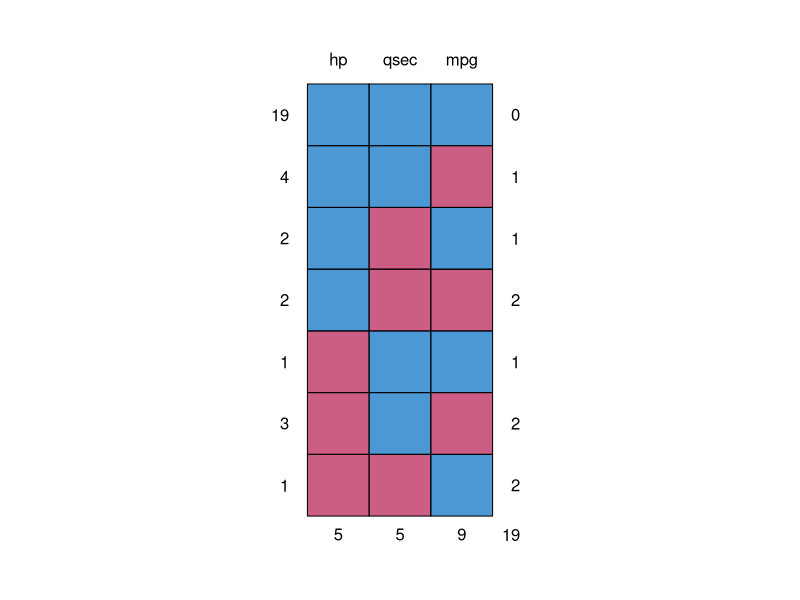
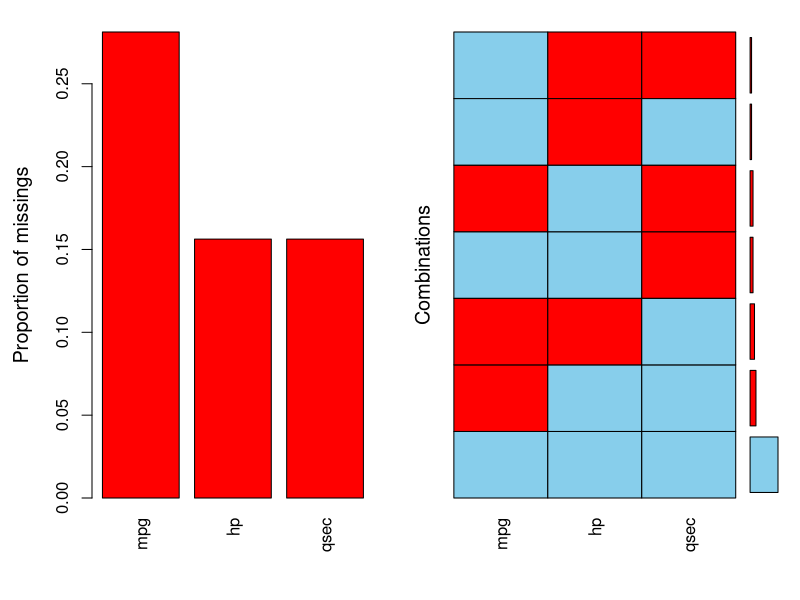
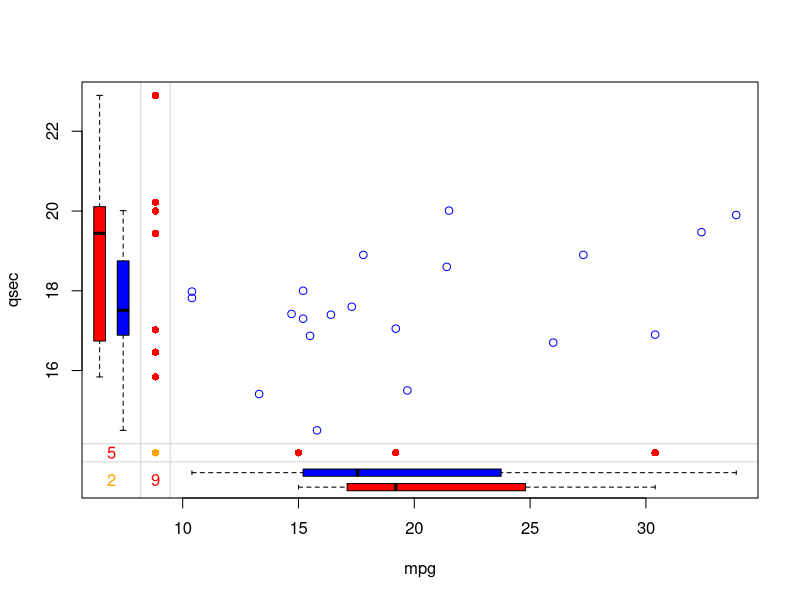
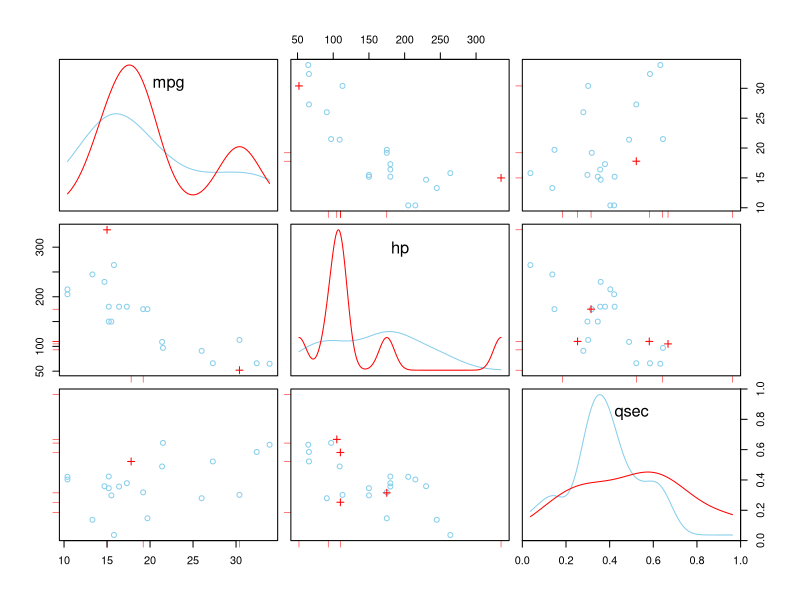
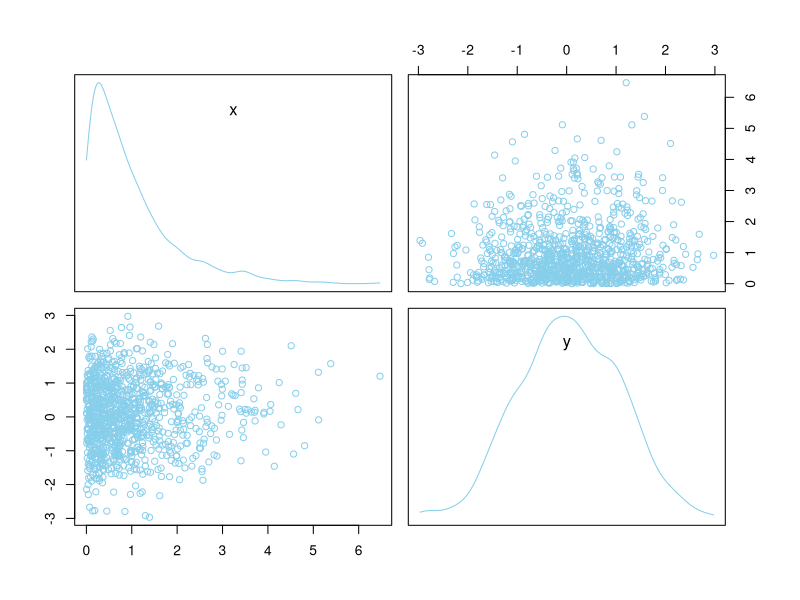
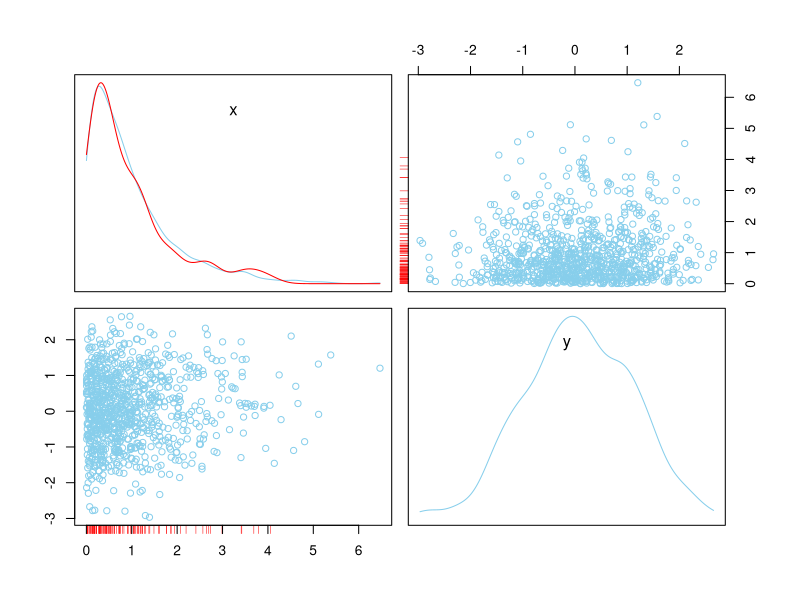
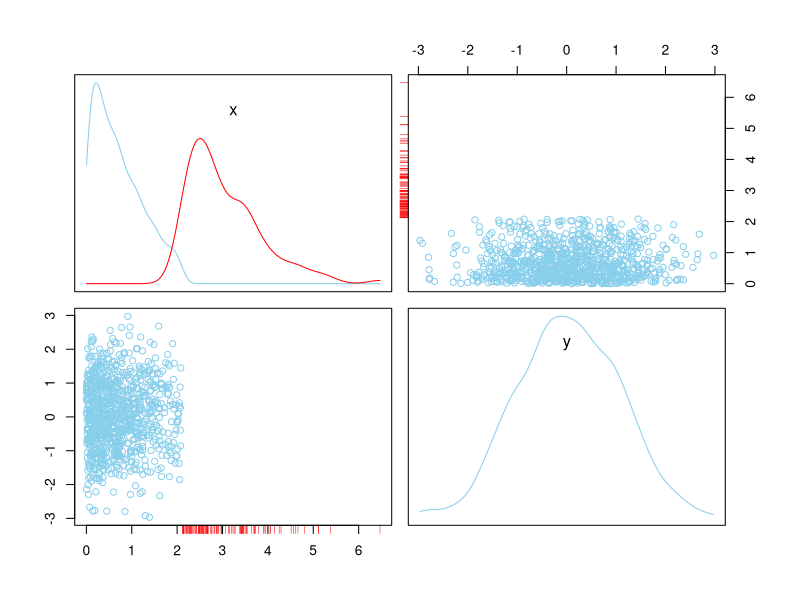
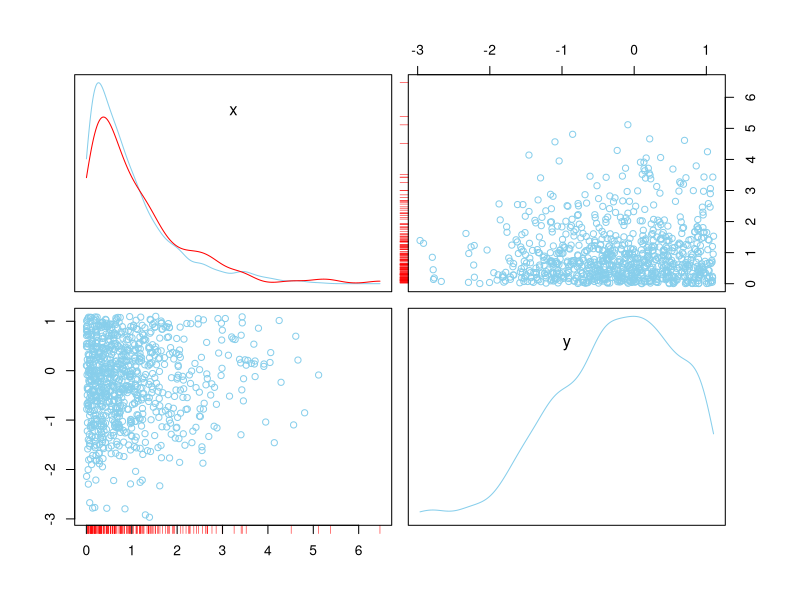

These charts were generated, in order, by the following R code:

# Question: 
# How can I look at the proportion missing for each factor or group level?

# To illustrate, let me create some 'missingness' in the Iris data:

data(iris)

iris[1:15,1] <- NA        #setting column 1 to NA for observations 1 thru 15 
iris[1:35,2] <- NA        #setting column 2 to NA for observations 1 thru 35 
iris[70:85,3] <- NA       #setting column 3 to NA for observations 70 thru 85
iris[110:120,4] <- NA     #setting column 4 to NA for observations 110 thru 120


# One solution is a creative use of the "aggregate" function
# USAGE: 
# df<-aggregate(DATAFRAME, by=list(GROUPING LIST), function(x) USER-DEFINED FUNCTION)

# where DATAFRAME is the data set iris; 
# GROUPING LIST is the set of values we use as factor levels
# and the USER-DEFINED FUNCTION is a function we create to take 
# the average of the is.na() logical vector.

# quick digression:  -- we can perform sums and means on logic vectors, e.g.
mean(is.na(iris$Sepal.Length))  # --  overall missing proportion for Sepal.Length

# so we can do now do the following:
aggregate(iris, by=list(iris$Species), function(x) mean(is.na(x)))



# Question: 
# How can I look patterns of missingness among variables?

# let's look at some packages that deal with Missing Values explicitly
# two packages: mice and VIM

install.packages("mice")   #install and load the MICE
library(mice)              #load the MICE package:  Multivariate Imputation by Chained Equations 


data(mtcars)             #some data to play with

#let's just grab a few of the variables
mtcars<-mtcars[,c("mpg","hp","qsec")]

# set a few variable cases to missing 
mtcars[1:9,"mpg"]<-NA    
mtcars[7:11,"hp"]<-NA
mtcars[c(2,3,10,19,31),"qsec"]<-NA

# can use the mice function "md.pattern" 
# and "md.pairs" to get a quick overview of missingness
 
#check out ?md.pairs and ?md.pattern for details
?md.pairs
?md.pattern

md.pairs(mtcars)
md.pattern(mtcars)       




# Question: 
# What about visualizing missingness?

library(VIM)  #package for "Visualization and Imputation of Missing Values"

# can use VIM's "aggr" function to also get overall information on missing
a<-aggr(mtcars)
summary(a)

# use VIM function "marginplot" to get a scatter plot that includes information on missing values
marginplot(mtcars[c("mpg","qsec")], col = c("blue", "red", "orange"))

# can also look at all of the plots with Missing Information
scattmatrixMiss(mtcars)



#----------------------------------------------------------------------------------


#create some more fake data and examine different kinds of MVM

x<-rexp(1000)
y<-rnorm(1000) 
z<-runif(1000)


df<-data.frame(x,y)
scattmatrixMiss(df)   #no missing data

df[z>0.9,"y"]<-NA  #MCAR
sum(is.na(df[,"y"]))
scattmatrixMiss(df) 


df<-data.frame(x,y)
df[df$x>2.1,"y"]<-NA  #MAR
sum(is.na(df[,"y"]))
scattmatrixMiss(df)


df<-data.frame(x,y)
df[df$y>1.10,"y"]<-NA  #MNAR
sum(is.na(df[,"y"]))
scattmatrixMiss(df)
